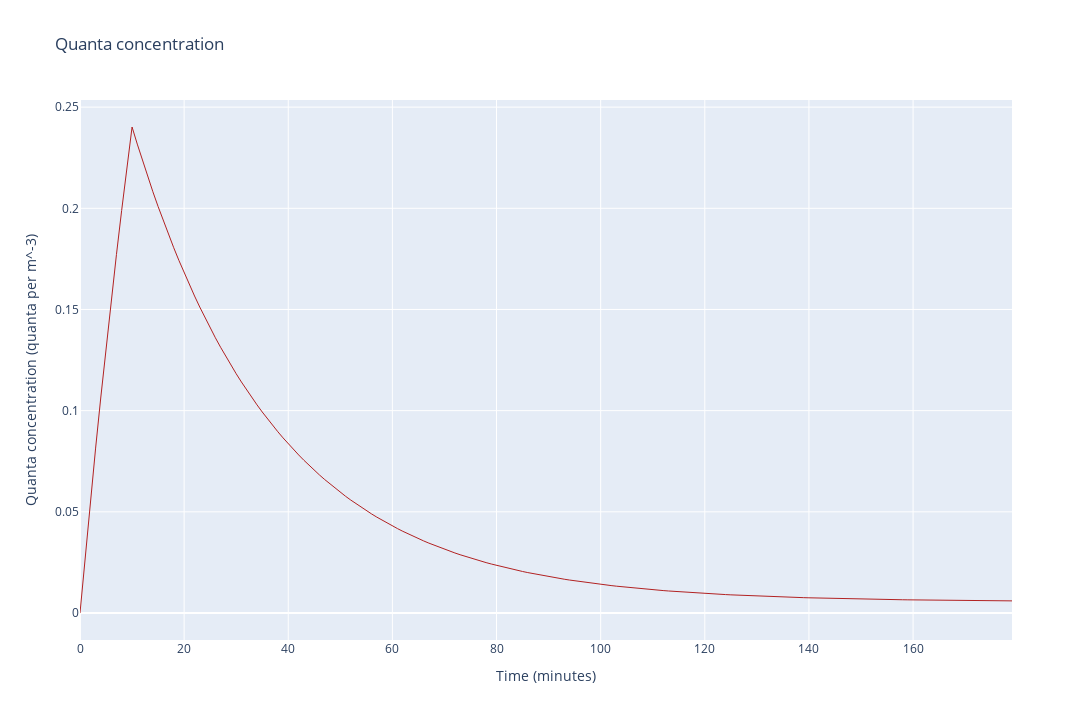

Notebook code cell kept with this figure:
### Code cell
time_axis = list(range(periods))
results = microenvironment.get_results()

fig = go.Figure()
fig.add_trace(go.Scatter(x=time_axis, y=results , name='quanta concentration', line=dict(color='firebrick', width=1)))
fig.update_layout(title='Quanta concentration',
                   xaxis_title='Time (minutes)',
                   yaxis_title='Quanta concentration (quanta per m^-3)',
                   width=1280,
                   height=720)
fig.show()

### Figure 1 — Plotly figure (JSON) as saved in the notebook; plotly's stock layout.template omitted (floating-point values rounded to 4 significant figures; data arrays with more than 128 entries replaced by an {"elided": "..."} marker saying what was removed)
{"data": [{"line": {"color": "firebrick", "width": 1}, "name": "quanta concentration", "type": "scatter", "x": {"elided": "180 int values"}, "y": {"elided": "180 float values"}}], "layout": {"height": 720, "title": {"text": "Quanta concentration"}, "width": 1280, "xaxis": {"title": {"text": "Time (minutes)"}}, "yaxis": {"title": {"text": "Quanta concentration (quanta per m^-3)"}}}}
